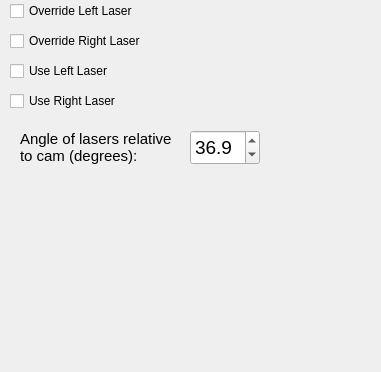
       <widget class="QWidget" name="laserPage">
        <property name="geometry">
         <rect>
          <x>0</x>
          <y>0</y>
          <width>381</width>
          <height>372</height>
         </rect>
        </property>
        <attribute name="label">
         <string>Laser Selection / Override</string>
        </attribute>
        <widget class="QCheckBox" name="toggleLeftLaserCheckBox">
         <property name="geometry">
          <rect>
           <x>10</x>
           <y>0</y>
           <width>171</width>
           <height>22</height>
          </rect>
         </property>
         <property name="text">
          <string>Override Left Laser</string>
         </property>
        </widget>
        <widget class="QCheckBox" name="toggleRightLaserCheckBox">
         <property name="geometry">
          <rect>
           <x>10</x>
           <y>30</y>
           <width>171</width>
           <height>22</height>
          </rect>
         </property>
         <property name="text">
          <string>Override Right Laser</string>
         </property>
        </widget>
        <widget class="QCheckBox" name="toggleUseRightLaserCheckBox">
         <property name="geometry">
          <rect>
           <x>10</x>
           <y>90</y>
           <width>171</width>
           <height>22</height>
          </rect>
         </property>
         <property name="text">
          <string>Use Right Laser</string>
         </property>
        </widget>
        <widget class="QCheckBox" name="toggleUseLeftLaserCheckBox">
         <property name="geometry">
          <rect>
           <x>10</x>
           <y>60</y>
           <width>171</width>
           <height>22</height>
          </rect>
         </property>
         <property name="text">
          <string>Use Left Laser</string>
         </property>
        </widget>
        <widget class="QLabel" name="label_18">
         <property name="geometry">
          <rect>
           <x>20</x>
           <y>130</y>
           <width>161</width>
           <height>35</height>
          </rect>
         </property>
         <property name="font">
          <font>
           <pointsize>11</pointsize>
          </font>
         </property>
         <property name="text">
          <string>Angle of lasers relative to cam (degrees):</string>
         </property>
         <property name="wordWrap">
          <bool>true</bool>
         </property>
        </widget>
        <widget class="QDoubleSpinBox" name="degreeLaserAngle">
         <property name="geometry">
          <rect>
           <x>190</x>
           <y>130</y>
           <width>70</width>
           <height>35</height>
          </rect>
         </property>
         <property name="font">
          <font>
           <pointsize>14</pointsize>
          </font>
         </property>
         <property name="decimals">
          <number>1</number>
         </property>
         <property name="value">
          <double>36.899999999999999</double>
         </property>
        </widget>
       </widget>
